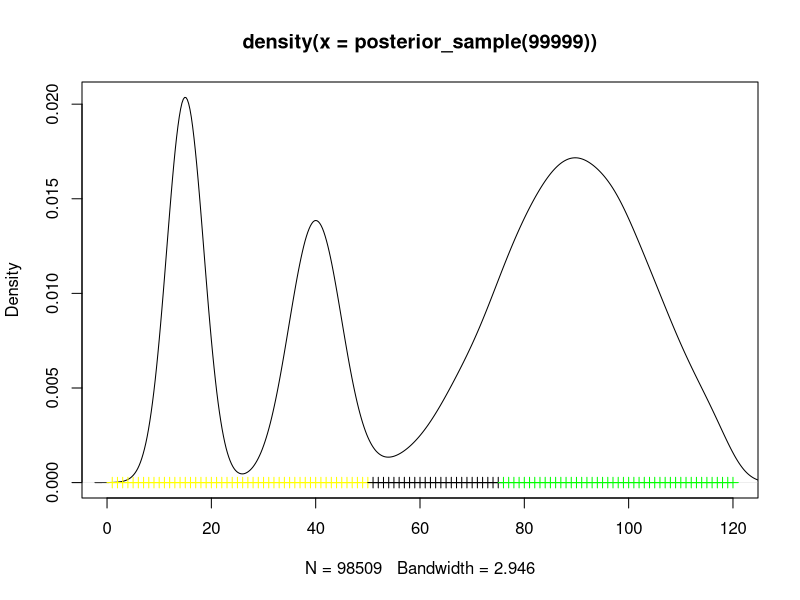
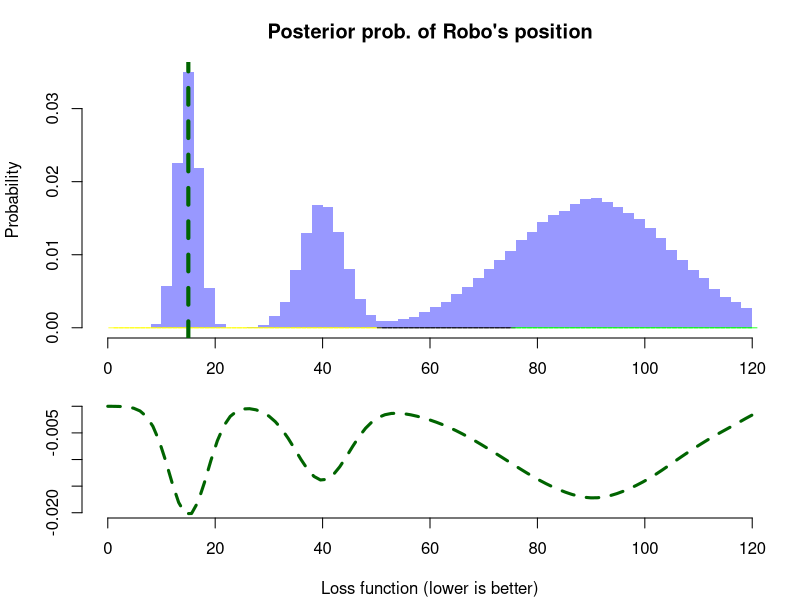
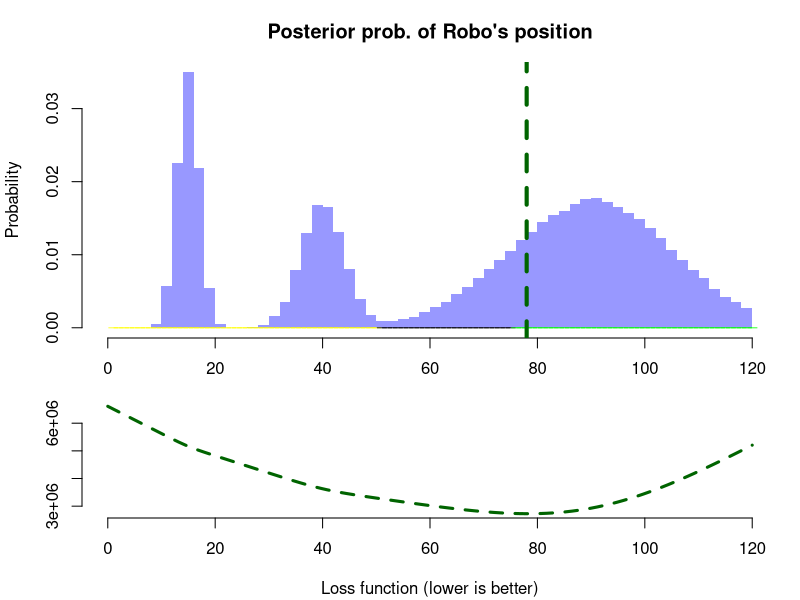
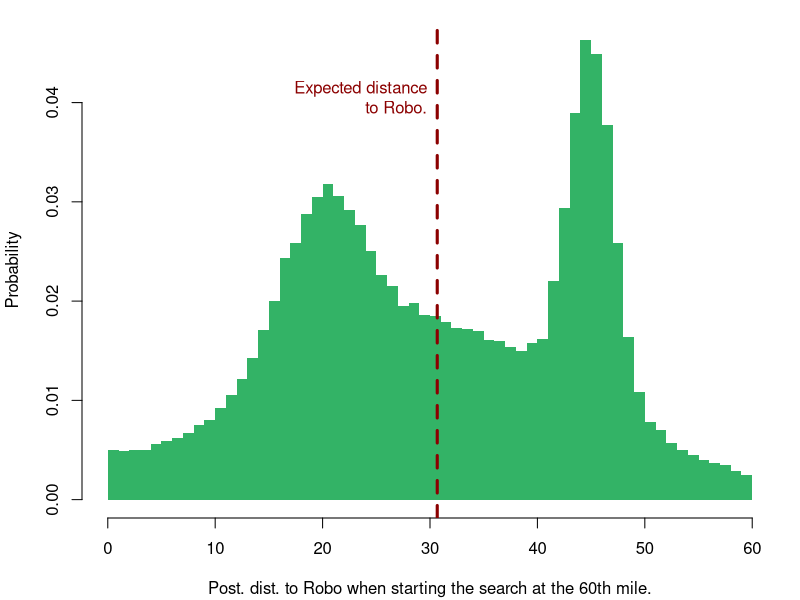
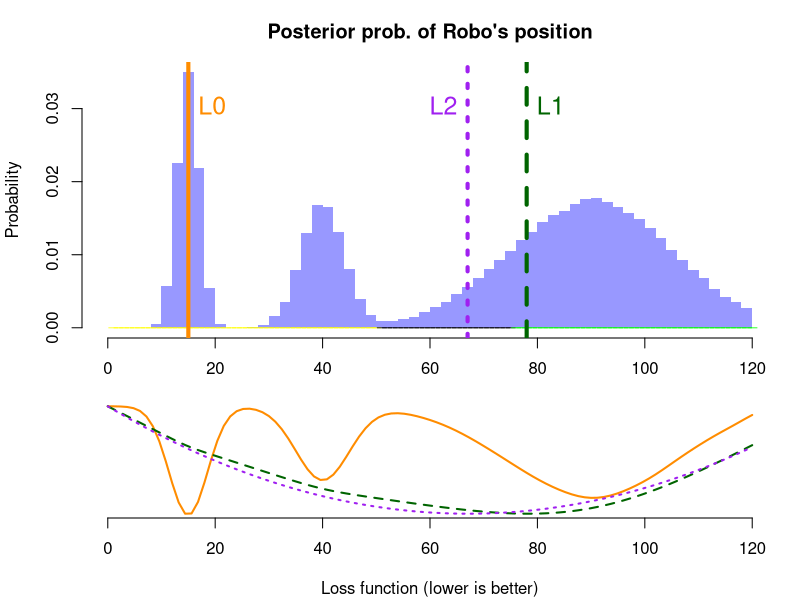
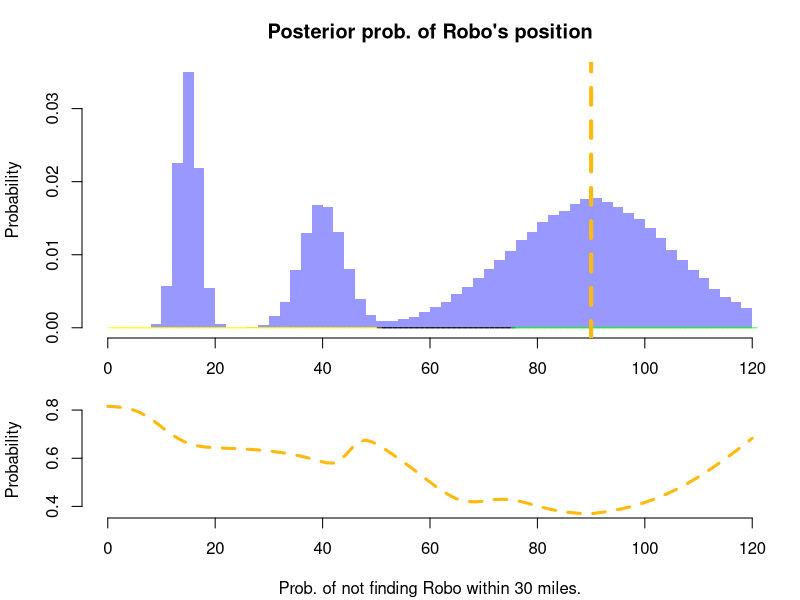

Reproduce these figures in R, in order. (Note: a time limit stopped this script after it produced the figures.)
### Function for generating the posterior of Robo's position ###

landscape <- c(rep("plain", 50), rep("mountain", 25), rep("forest", 45))
landscape_color <- c(mountain = "black", forest = "green", plain = "yellow")
cover_cost <- c(mountain = 10, forest = 5, plain = 1)


posterior_sample <- function(n) {
  dist_i <- sample(3, n, replace = TRUE, c(18, 17, 65))
  mu <- c(15, 40, 90)
  sigma <- c(2, 4, 15)
  post <- rnorm(n, mu[dist_i], sigma[dist_i])
  post[post >= 0 & post <= 120]
} 

### Custom plot export functions ###

png_two_panels <- function(fname, expr) {
  png(fname, 700, 450, res = 96, bg = rgb(1, 1, 1, 0))
  expr
  dev.off()
}

png_one_panel <- function(fname, expr) {
  png(fname, 700, 300, res = 96, bg = rgb(1, 1, 1, 0))
  expr
  dev.off()
}

### Just looking at the posterior

plot(density(posterior_sample(99999)),  xlim=c(0, 120))
points(seq_along(landscape), rep(0, length(landscape)), col = landscape_color[landscape], pch=3) #TBC Color

### The common loss functions for point decisions

L0 <- function(x, s) {
  # just proportional to L0 loss.
  -approx(density(s), xout = x)$y
}

L1 <- function(x, s) {
  sum(abs(x - s))
}

L2 <- function(x, s) {
  sum((x - s)^2)
}

# Some new loss functions for point decisions

limited_dist_loss <- function(x, s, max_dist) {
  mean(abs(x - s) > max_dist)
}

limited_time_loss <- function(x, s, max_time) {
  mean(  
    sapply(s, function(sample)
      max_time < sum(cover_cost[landscape[x:sample] ])))  
}


# The posterior sample
s <- posterior_sample(99999)

### Plotting the posterior distance to Robo from the 60th mile ###

png("posterior_distance_given_decision.png", 700, 300, res = 96)
  old_par <- par(mar=c(4.1, 4.1, 1.1, 1.1))
  hist(abs(s - 60), 60, freq = FALSE, col=rgb(0.2, 0.7, 0.4), border = "transparent", main="", xlab="Post. dist. to Robo when starting the search at the 60th mile.", ylab="Probability")
  abline(v=mean(abs(s - 60)), col="darkred", lwd=3, lty=2)
  text(mean(abs(s - 60)), 0.04, labels = "Expected distance\nto Robo.", pos = 2, col="darkred")
  par(old_par)
dev.off()

### Custom plot function for plotting and optimizing a point loss function ###

plot_post_and_point <- function(s, loss_function, ..., color="darkgreen", loss_xlabel="Loss function (lower is better)", loss_ylabel="") {
  old_par <- par(no.readonly = TRUE)
  par(lab=c(5, 3, 1))
  layout(rbind(1, 2), 1, c(2, 1))
  #plot(density(s, adjust = 0.2),  xlim=c(0, 120))
  par(mar=c(3.1, 4.1, 3.1, 1.1))
  hist(s[s >= 0 & s <= 120], xlim=c(0, 120), breaks = 60, col = rgb(0.2, 0.2, 1, 0.5), border=rgb(1, 1, 1, 0.0),
       main="Posterior prob. of Robo's position", yaxt="s", freq=FALSE, ylab="Probability", xlab="")
  points(seq_along(landscape), rep(0, length(landscape)), col = landscape_color[landscape], pch="_") 
  least_loss <- which.min(sapply(1:120, loss_function, s=s, ...))
  print(least_loss)
  abline(v = least_loss, lty = 2, col=color, lwd=4)
  par(mar=c(4.1, 4.1, 0.1, 1.1))
  curve(Vectorize(loss_function, "x")(x, s, ...), 0, 120, col=color, lty=2, lwd=3,bty="n", ylab=loss_ylabel,xlab=loss_xlabel)
  par(old_par)
}

plot_post_and_point(s, L0)
plot_post_and_point(s, L1)
plot_post_and_point(s, L2)

# Nomalizes a vector to the interval [0, 1]
normalize_0_1 <- function(x) {
  (x-min(x))/(max(x)-min(x))
}

### Plotting the L0, L1, and L2 loss functions ###

png_two_panels("usual_loss_suspects.png", {
  old_par <- par(no.readonly = TRUE)
  layout(rbind(1, 2), 1, c(2, 1))
  #plot(density(s, adjust = 0.2),  xlim=c(0, 120))
  par(mar=c(3.1, 4.1, 3.1, 1.1))
  par(lab=c(5, 3, 1))
  hist(s[s >= 0 & s <= 120], xlim=c(0, 120), breaks = 60, col = rgb(0.2, 0.2, 1, 0.5), border=rgb(1, 1, 1, 0.0),
       main="Posterior prob. of Robo's position", yaxt="s", freq=FALSE, ylab="Probability", xlab="")
  points(seq_along(landscape), rep(0, length(landscape)), col = landscape_color[landscape], pch="_") 
  
  L0_least_loss <- which.min(sapply(1:120, L0, s=s))
  L1_least_loss <- which.min(sapply(1:120, L1, s=s))
  L2_least_loss <- which.min(sapply(1:120, L2, s=s))
  
  abline(v = L0_least_loss, col="darkorange", lwd=4, lty=1)
  text(L0_least_loss, y = par("yaxp")[2], labels = "L0", pos = 4, col="darkorange", cex = 1.5)
  abline(v = L1_least_loss, col="darkgreen", lwd=4, lty=2)
  text(L1_least_loss, y = par("yaxp")[2], labels = "L1", pos = 4, col="darkgreen", cex = 1.5)
  abline(v = L2_least_loss, col="purple", lwd=4, lty=3)
  text(L2_least_loss, y = par("yaxp")[2], labels = "L2", pos = 2, col="purple", cex = 1.5)
  par(mar=c(4.1, 4.1, 0.1, 1.1))
  curve(normalize_0_1(Vectorize(L0, "x")(x, s)), 0, 120, col="darkorange", lwd=2, lty=1,bty="n", ylab="", yaxt="n",xlab="Loss function (lower is better)")
  curve(normalize_0_1(Vectorize(L1, "x")(x, s)), 0, 120, col="darkgreen", lwd=2, lty=2, add=TRUE)
  curve(normalize_0_1(Vectorize(L2, "x")(x, s)), 0, 120 , col="purple", lwd=2, lty=3, add=TRUE)
  par(old_par)
})

### Plotting the new point loss functions ###

png_two_panels("limited_dist_loss.png", {
  plot_post_and_point(s, limited_dist_loss, max_dist = 30, color="darkgoldenrod1", loss_xlabel = "Prob. of not finding Robo within 30 miles.", loss_ylabel = "Probability")
})

png_two_panels("limited_time_loss_24.png", {
  plot_post_and_point(s, limited_time_loss, max_time = 24, color="chartreuse3", loss_xlabel = "Prob. of not finding Robo within 24 hours.", loss_ylabel = "Probability")
})

png_two_panels("limited_time_loss_72.png", {
  plot_post_and_point(s, limited_time_loss, max_time = 72, color="darkmagenta", loss_xlabel = "Prob. of not finding Robo within 72 hours.", loss_ylabel = "Probability")
})


### Plotting a 90% HDI ###
library(coda)

png_one_panel("90_perc_hdi.png", {
  old_par <- par(no.readonly = TRUE)
  par(lab=c(5, 3, 1))
  par(mar=c(3.1, 4.1, 3.1, 1.1))
  hist(s[s >= 0 & s <= 120], xlim=c(0, 120), breaks = 60, col = rgb(0.2, 0.2, 1, 0.5), border=rgb(1, 1, 1, 0.0),
       main="Posterior prob. of Robo's position", yaxt="s", freq=FALSE, ylab="Probability", xlab="")
  points(seq_along(landscape), rep(0, length(landscape)), col = landscape_color[landscape], pch="_")
  hdi <- HPDinterval(mcmc(s), prob = 0.90)
  arrows(x1 = hdi[1], x0 = hdi[2], y0 = par("yaxp")[c(2,2)], col="red", lwd=3, code=3, length = 0.1, angle=90)
  text(mean(hdi), y = par("yaxp")[2], labels = "90% prob. interval", col="red", pos = 3, offset = 0.75, cex=1.3)
  par(old_par)
})

### Plotting the fixed cost intervals ###

plot_post_and_cost_interval <- function(s, cost, ..., interval_label ="") {
  #plot(density(s, adjust = 0.5),  xlim=c(0, 120))
old_par <- par(no.readonly = TRUE)
  par(lab=c(5, 3, 1))
  par(mar=c(3.1, 4.1, 3.1, 1.1))
  hist(s[s >= 0 & s <= 120], xlim=c(0, 120), breaks = 60, col = rgb(0.2, 0.2, 1, 0.5), border=rgb(1, 1, 1, 0.0),
       main="Posterior prob. of Robo's position", yaxt="s", freq=FALSE, ylab="Probability", xlab="")
  points(seq_along(landscape), rep(0, length(landscape)), col = landscape_color[landscape], pch="_")
  
  prob_coverage <- t(sapply(seq_len(length(landscape) - 1), function(lower) {
    upper <- lower + max(which(cumsum(cover_cost[landscape[lower:length(landscape)]]) <= cost))
    c(mean(s >= lower & s <= upper), lower, upper)
  }))
  
  interval <- prob_coverage[which.max(prob_coverage[,1]), 2:3]
  
  arrows(x1 = interval[1], x0 = interval[2], y0 = par("yaxp")[c(2,2)], col="darkorchid", lwd=3, code=3, length = 0.1, angle=90)
  text(60, y = par("yaxp")[2], labels = interval_label, col="darkorchid", pos = 3, offset = 0.75, cex=1.3)
par(old_par)
}

png_one_panel("1000_cost_interval.png", {
  plot_post_and_cost_interval(s, cost = 10, interval_label = "Best $1,000 search range")
})

png_one_panel("3000_cost_interval.png", {
  plot_post_and_cost_interval(s, cost = 30, interval_label = "Best $3,000 search range")
})

png_one_panel("20000_cost_interval.png", {
  plot_post_and_cost_interval(s, cost = 200, interval_label = "Best $20,000 search range")
})


### Defining and plotting the utility function considering the value of Robo ###

utility_search <- function(start, end, s, robo_value) {
  posterior_utility <- sapply(s, function(robo_pos) {
    if(robo_pos >= start & robo_pos <= end) {
      covered_ground <- start:robo_pos
      robo_value - sum(cover_cost[landscape[ covered_ground] ])
    } else {
      covered_ground <- start:end
      - sum(cover_cost[landscape[ covered_ground] ])
    }
  })
  mean(posterior_utility)
}

utility_search <- function(par, s, value) {
  start <- par[1]
  end <- par[2]
  if(start == end) {
    return(0)
  }
  mean(sapply(s, function(sample) {
    if(sample >= start & sample <= end) {
      covered_ground <- start:sample
      value -  sum(cover_cost[landscape[ covered_ground] ])
    } else {
      covered_ground <- start:end
       -sum(cover_cost[landscape[ covered_ground] ])
    }
  }))
}


plot_utility_interval <- function(s, value, ..., plot_start_end=TRUE) {
  old_par <- par(no.readonly = TRUE)
  par(lab=c(5, 3, 1))
  par(mar=c(3.1, 4.1, 3.1, 1.1))
  hist(s[s >= 0 & s <= 120], xlim=c(0, 120), breaks = 60, col = rgb(0.2, 0.2, 1, 0.5), border=rgb(1, 1, 1, 0.0),
       main="Posterior prob. of Robo's position", yaxt="s", freq=FALSE, ylab="Probability", xlab="")
  points(seq_along(landscape), rep(0, length(landscape)), col = landscape_color[landscape], pch="_")
    
  pars_to_evaluate <- expand.grid(seq(0, 120, length.out = 30), seq(0, 120, length.out = 30))
  best_par <- which.max(apply(pars_to_evaluate, 1, utility_search, s=sample(s, replace = T, size = 1000), value=value))
  
  expected_utility <- print(utility_search(as.numeric(pars_to_evaluate[best_par,]), s, value))
  
  start <- pars_to_evaluate[best_par, 1]
  end <- pars_to_evaluate[best_par, 2]
  text(60, y = par("yaxp")[2], labels = paste0("Value of Robo: $", value*100, ", expected profit: $", round(100* expected_utility)), col="black", pos = 3, offset = 0.75, cex=1.3)
  if(start != end) {
    arrows(x0 = start, x1 = mean(c(start,end)), y0 = par("yaxp")[c(2,2)], col="darkred", lwd=4, code=1, length = 0.1, angle=90)
    arrows(x0 = mean(c(start,end)), x1 = end, y0 = par("yaxp")[c(2,2)], col="darkred", lwd=4, code=2, length = 0.1, angle=45)
    
    if(plot_start_end) {
      text(start, y = par("yaxp")[2], labels = "start", col="darkred", pos = 2, offset = 0.5, cex=1.3)
      text(end, y = par("yaxp")[2], labels = "end", col="darkred", pos = 4, offset = 0.5, cex=1.3)
    }
  }
par(old_par)
  
}

png_one_panel("expected_profit_1000_value.png", {
  plot_utility_interval(s, 10)
})

png_one_panel("expected_profit_10000_value.png", {
  plot_utility_interval(s, 100)
})

png_one_panel("expected_profit_20000_value.png", {
  plot_utility_interval(s, 200)
})

png_one_panel("expected_profit_40000_value.png", {
  plot_utility_interval(s, 400, plot_start_end = FALSE)
})
